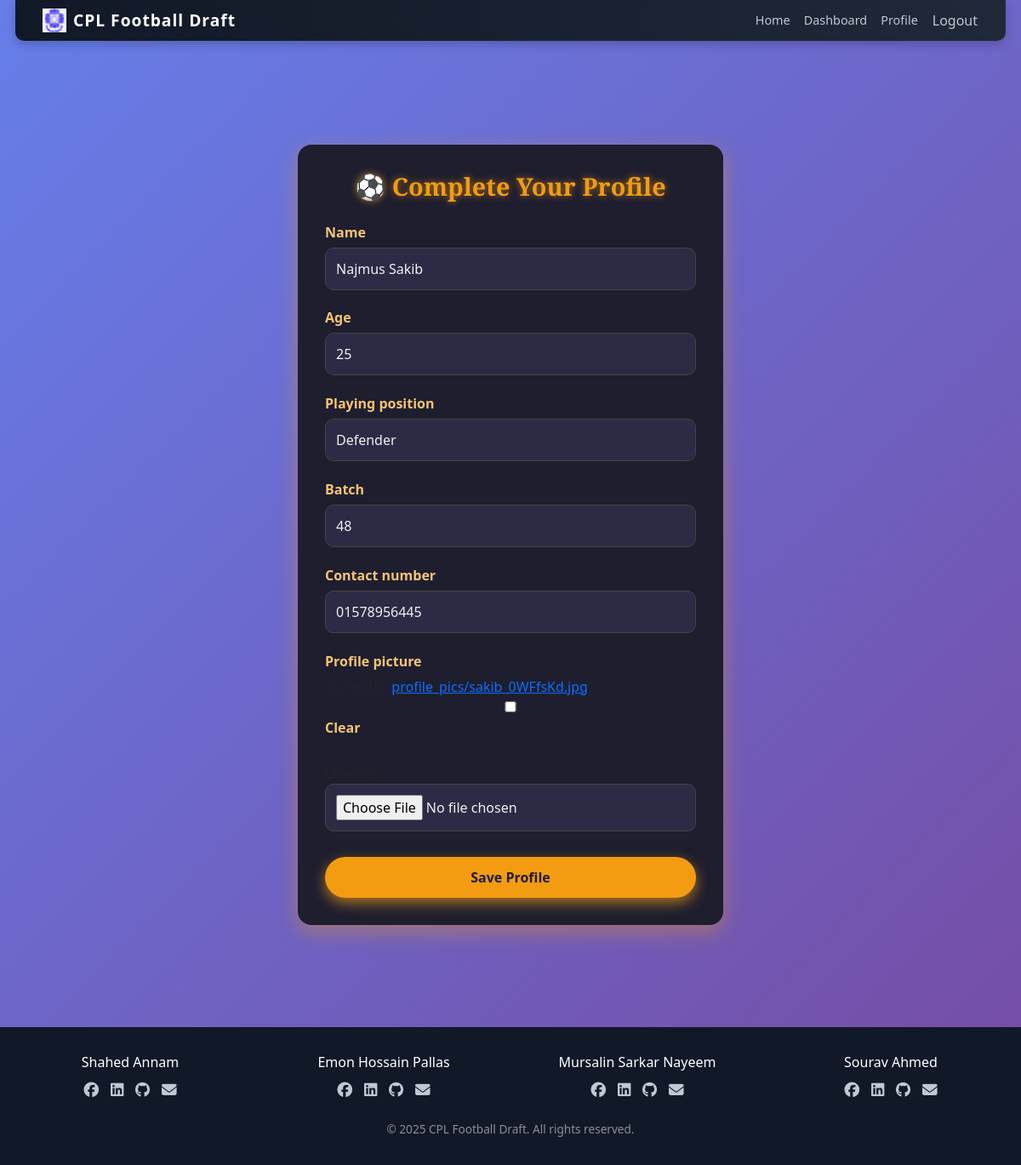
The page /player/complete-profile/ (signed in) on the database its author committed.
### player/models.py (models this page shows, shortened)
class Player(models.Model):
    POSITION_CHOICES = [
        ('Midfielder', 'Midfielder'),
        ('Goalkeeper', 'Goalkeeper'),
        ('Forward', 'Forward'),
        ('Defender', 'Defender'),
    ]
    user = models.ForeignKey(settings.AUTH_USER_MODEL, on_delete=models.CASCADE)
    name = models.CharField(max_length=100)
    age = models.IntegerField()
    playing_position = models.CharField(max_length=20, choices=POSITION_CHOICES)
    batch = models.CharField(max_length=10)
    contact_number = models.CharField(max_length=15, blank=True, null=True)
    profile_picture = models.ImageField(upload_to='profile_pics/', blank=True, null=True)
    assigned_team = models.ForeignKey(Team, on_delete=models.SET_NULL, null=True, blank=True, related_name='players')
    registered_at = models.DateTimeField(auto_now_add=True)
    price = models.IntegerField(default=100)
    current_price = models.IntegerField(default=0)
    CATEGORY_CHOICES = [
        ('A', 'Category A'),
        ('B', 'Category B'),
        ('C', 'Category C'),
    ]
    player_class = models.CharField(max_length=1, choices=CATEGORY_CHOICES, blank=True, null=True)

### player/views.py (the view)
# urls.py: path('complete-profile/', views.complete_profile, name='complete_profile'),
@login_required
def complete_profile(request):
    try:
        profile = Player.objects.get(user=request.user)
        form = PlayerProfileForm(request.POST or None, request.FILES or None, instance=profile)
    except Player.DoesNotExist:
        form = PlayerProfileForm(request.POST or None, request.FILES or None)
    if request.method == 'POST':
        if form.is_valid():
            profile = form.save(commit=False)
            profile.user = request.user
            profile.save()
            return redirect('player:dashboard')
    return render(request, 'player/complete_profile.html', {'form': form})

### player/forms.py
class PlayerProfileForm(forms.ModelForm):
    class Meta:
        model = Player
        fields = ['name', 'age', 'playing_position', 'batch', 'contact_number', 'profile_picture']
        widgets = {
            'name': forms.TextInput(attrs={'class': 'form-control', 'placeholder': 'Your full name'}),
            'age': forms.NumberInput(attrs={'class': 'form-control', 'placeholder': 'Your age'}),
            'playing_position': forms.Select(attrs={'class': 'form-control'}),
            'batch': forms.TextInput(attrs={'class': 'form-control', 'placeholder': 'e.g. 48th'}),
            'contact_number': forms.TextInput(attrs={'class': 'form-control', 'placeholder': 'Your contact number'}),
        }

### templates/player/complete_profile.html (shortened to what this page needs)
{% extends 'CPL/base.html' %}
{% load static %}
{% block head %}
  <link rel="stylesheet" href="{% static 'player/styleComplete_profile.css' %}">
{% endblock %}
{% block content %}
<div class="complete-profile-wrapper">
  <div class="profile-form-card">
    <h2>⚽ Complete Your Profile</h2>
    <form method="POST" enctype="multipart/form-data">
      {% for field in form %}
        <div class="form-group">
          <label for="{{ field.id_for_label }}">{{ field.label }}</label>
          {{ field }}
        </div>
      {% endfor %}
      <button type="submit" class="submit-btn">Save Profile</button>
    </form>
  </div>
</div>
{% endblock %}

### static/player/styleComplete_profile.css (style rules this page uses)
body { background: linear-gradient(135deg, #667eea, #764ba2); font-family: 'Source Sans 3', sans-serif; color: #f0f0f0; }
.complete-profile-wrapper { display: flex; justify-content: center; align-items: center; padding: 70px 20px; min-height: 100vh; }
.profile-form-card { width: 100%; max-width: 500px; background-color: #1e1e2f; padding: 2rem; border-radius: 16px; box-shadow: 0 8px 25px rgba(243, 156, 18, 0.4); animation: fadeIn 0.4s ease; }
.profile-form-card h2 { font-family: 'Merriweather', serif; font-size: 1.8rem; font-weight: 700; color: #f39c12; text-align: center; margin-bottom: 1.5rem; text-shadow: 0 0 8px #f39c12aa; }
.form-group { margin-bottom: 1.3rem; }
.form-group label { display: block; margin-bottom: 6px; font-weight: 600; color: #f8c471; }
.form-group input, .form-group select, .form-group textarea { width: 100%; padding: 12px; background-color: #2b2b45; border: 1px solid #444; border-radius: 10px; color: #f0f0f0; font-size: 1rem; }
.submit-btn { width: 100%; background-color: #f39c12; color: #1e1e2f; padding: 12px; border: none; border-radius: 30px; font-weight: 700; font-size: 1rem; cursor: pointer; box-shadow: 0 6px 16px #f39c12aa; transition: all 0.3s ease; margin-top: 10px; }

### rows shown on the page
Player: form "Najmus Sakib" "25" "Defender" "48" "01578956445"

### other values the page prints
{{ field.label }} "Name" "Age" "Playing position" "Batch" "Contact number" "Profile picture"
